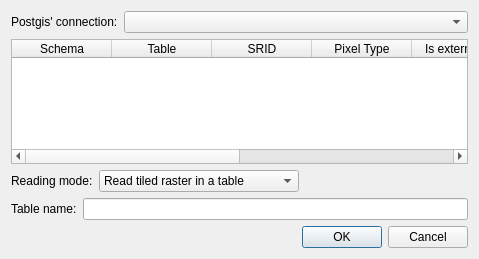
<?xml version="1.0" encoding="UTF-8"?>
<ui version="4.0">
 <class>DlgAddRasterLayer</class>
 <widget class="QDialog" name="DlgAddRasterLayer">
  <property name="geometry">
   <rect>
    <x>0</x>
    <y>0</y>
    <width>479</width>
    <height>259</height>
   </rect>
  </property>
  <property name="windowTitle">
   <string>Load Postgis Raster layer</string>
  </property>
  <layout class="QVBoxLayout" name="verticalLayout">
   <item>
    <layout class="QHBoxLayout" name="horizontalLayout">
     <item>
      <widget class="QLabel" name="label">
       <property name="sizePolicy">
        <sizepolicy hsizetype="Fixed" vsizetype="Preferred">
         <horstretch>0</horstretch>
         <verstretch>0</verstretch>
        </sizepolicy>
       </property>
       <property name="text">
        <string>Postgis' connection:</string>
       </property>
      </widget>
     </item>
     <item>
      <widget class="QComboBox" name="comboBox"/>
     </item>
    </layout>
   </item>
   <item>
    <widget class="QTableWidget" name="tableWidget">
     <column>
      <property name="text">
       <string>Schema</string>
      </property>
     </column>
     <column>
      <property name="text">
       <string>Table</string>
      </property>
     </column>
     <column>
      <property name="text">
       <string>SRID</string>
      </property>
     </column>
     <column>
      <property name="text">
       <string>Pixel Type</string>
      </property>
     </column>
     <column>
      <property name="text">
       <string>Is external file</string>
      </property>
     </column>
     <column>
      <property name="text">
       <string>Is regular block</string>
      </property>
     </column>
     <column>
      <property name="text">
       <string>Pixel size x </string>
      </property>
     </column>
     <column>
      <property name="text">
       <string>Pixel size y</string>
      </property>
     </column>
    </widget>
   </item>
   <item>
    <layout class="QHBoxLayout" name="horizontalLayout_3">
     <item>
      <widget class="QLabel" name="label_3">
       <property name="sizePolicy">
        <sizepolicy hsizetype="Fixed" vsizetype="Preferred">
         <horstretch>0</horstretch>
         <verstretch>0</verstretch>
        </sizepolicy>
       </property>
       <property name="text">
        <string>Reading mode:</string>
       </property>
      </widget>
     </item>
     <item>
      <widget class="QComboBox" name="comboBox_2">
       <property name="enabled">
        <bool>true</bool>
       </property>
       <property name="currentIndex">
        <number>1</number>
       </property>
       <item>
        <property name="text">
         <string>Read raster in a row</string>
        </property>
       </item>
       <item>
        <property name="text">
         <string>Read tiled raster in a table</string>
        </property>
       </item>
       <item>
        <property name="text">
         <string>Read many rasters in a dataset</string>
        </property>
       </item>
      </widget>
     </item>
     <item>
      <spacer name="horizontalSpacer">
       <property name="orientation">
        <enum>Qt::Horizontal</enum>
       </property>
       <property name="sizeHint" stdset="0">
        <size>
         <width>40</width>
         <height>20</height>
        </size>
       </property>
      </spacer>
     </item>
    </layout>
   </item>
   <item>
    <layout class="QHBoxLayout" name="horizontalLayout_2">
     <item>
      <widget class="QLabel" name="label_2">
       <property name="sizePolicy">
        <sizepolicy hsizetype="Fixed" vsizetype="Preferred">
         <horstretch>0</horstretch>
         <verstretch>0</verstretch>
        </sizepolicy>
       </property>
       <property name="text">
        <string>Table name:</string>
       </property>
      </widget>
     </item>
     <item>
      <widget class="QLineEdit" name="lineEdit"/>
     </item>
    </layout>
   </item>
   <item>
    <widget class="QDialogButtonBox" name="buttonBox">
     <property name="orientation">
      <enum>Qt::Horizontal</enum>
     </property>
     <property name="standardButtons">
      <set>QDialogButtonBox::Cancel|QDialogButtonBox::Ok</set>
     </property>
    </widget>
   </item>
  </layout>
 </widget>
 <resources/>
 <connections>
  <connection>
   <sender>buttonBox</sender>
   <signal>accepted()</signal>
   <receiver>DlgAddRasterLayer</receiver>
   <slot>accept()</slot>
   <hints>
    <hint type="sourcelabel">
     <x>248</x>
     <y>254</y>
    </hint>
    <hint type="destinationlabel">
     <x>157</x>
     <y>274</y>
    </hint>
   </hints>
  </connection>
  <connection>
   <sender>buttonBox</sender>
   <signal>rejected()</signal>
   <receiver>DlgAddRasterLayer</receiver>
   <slot>reject()</slot>
   <hints>
    <hint type="sourcelabel">
     <x>316</x>
     <y>260</y>
    </hint>
    <hint type="destinationlabel">
     <x>286</x>
     <y>274</y>
    </hint>
   </hints>
  </connection>
 </connections>
</ui>
